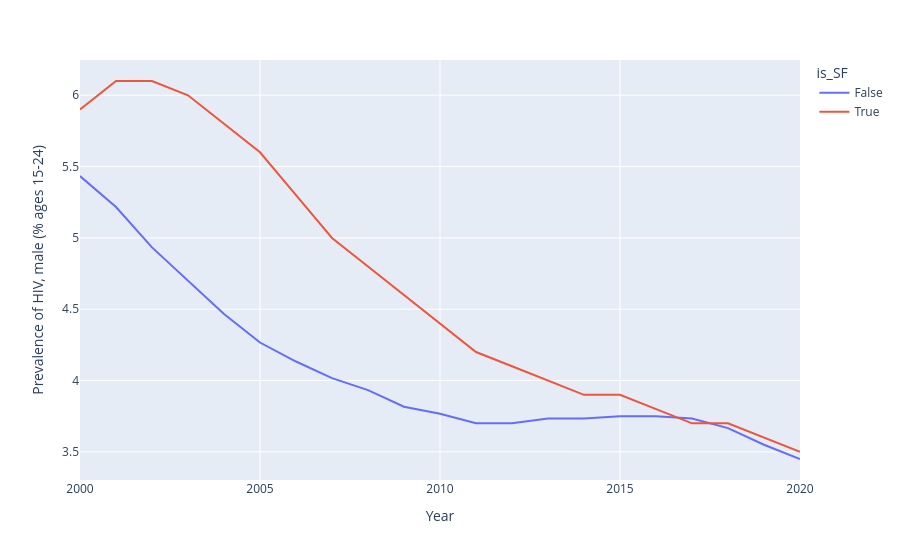

The notebook cell this image was saved under:
### Markdown cell above
support

### Code cell
px.line(final[(final['Year']>=2000) & (final['Country Code'].isin(['NAM', 'BWA', 'ZWE', 'MOZ', 'SWZ', 'LSO', 'ZAF']))]\
        .groupby(['is_SF', 'Year'])[['Prevalence of HIV, male (% ages 15-24)']].mean().reset_index(),
         x = 'Year', y = 'Prevalence of HIV, male (% ages 15-24)', color='is_SF')

### Figure 1 — Plotly figure (JSON) as saved in the notebook; plotly's stock layout.template omitted (floating-point values rounded to 4 significant figures)
{"data": [{"hovertemplate": "is_SF=False<br>Year=%{x}<br>Prevalence of HIV, male (% ages 15-24)=%{y}<extra></extra>", "legendgroup": "False", "line": {"color": "#636efa", "dash": "solid"}, "marker": {"symbol": "circle"}, "mode": "lines", "name": "False", "orientation": "v", "showlegend": true, "type": "scatter", "x": [2000, 2001, 2002, 2003, 2004, 2005, 2006, 2007, 2008, 2009, 2010, 2011, 2012, 2013, 2014, 2015, 2016, 2017, 2018, 2019, 2020], "xaxis": "x", "y": [5.433, 5.217, 4.933, 4.7, 4.467, 4.267, 4.133, 4.017, 3.933, 3.817, 3.767, 3.7, 3.7, 3.733, 3.733, 3.75, 3.75, 3.733, 3.667, 3.55, 3.45], "yaxis": "y"}, {"hovertemplate": "is_SF=True<br>Year=%{x}<br>Prevalence of HIV, male (% ages 15-24)=%{y}<extra></extra>", "legendgroup": "True", "line": {"color": "#EF553B", "dash": "solid"}, "marker": {"symbol": "circle"}, "mode": "lines", "name": "True", "orientation": "v", "showlegend": true, "type": "scatter", "x": [2000, 2001, 2002, 2003, 2004, 2005, 2006, 2007, 2008, 2009, 2010, 2011, 2012, 2013, 2014, 2015, 2016, 2017, 2018, 2019, 2020], "xaxis": "x", "y": [5.9, 6.1, 6.1, 6, 5.8, 5.6, 5.3, 5, 4.8, 4.6, 4.4, 4.2, 4.1, 4, 3.9, 3.9, 3.8, 3.7, 3.7, 3.6, 3.5], "yaxis": "y"}], "layout": {"legend": {"title": {"text": "is_SF"}, "tracegroupgap": 0}, "margin": {"t": 60}, "xaxis": {"anchor": "y", "domain": [0, 1], "title": {"text": "Year"}}, "yaxis": {"anchor": "x", "domain": [0, 1], "title": {"text": "Prevalence of HIV, male (% ages 15-24)"}}}}
